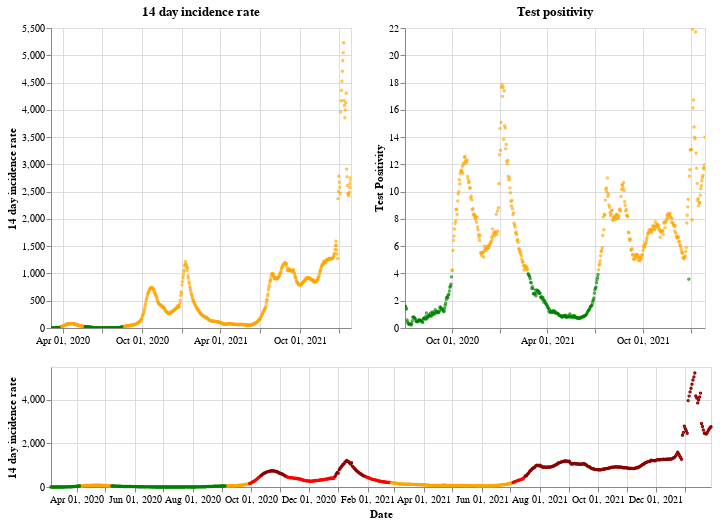

The notebook cell this image was saved under:
### Markdown cell above
## Northern Ireland

### Code cell
plot_traffic_light('Northern Ireland')

### Figure 1 — Vega-Lite specification as saved in the notebook (floating-point values rounded to 4 significant figures; data arrays with more than 128 entries replaced by an {"elided": "..."} marker saying what was removed)
{"config": {"view": {"continuousWidth": 400, "continuousHeight": 300}}, "vconcat": [{"hconcat": [{"mark": {"type": "point", "size": 2}, "encoding": {"color": {"condition": {"value": "green", "test": "(datum.twoWeeklyCasesRate <= 25)"}, "value": "orange"}, "tooltip": [{"type": "nominal", "field": "areaName"}, {"type": "temporal", "field": "date"}, {"type": "quantitative", "field": "twoWeeklyCasesRate"}, {"type": "quantitative", "field": "testPositivity"}], "x": {"type": "temporal", "axis": {"title": ""}, "field": "date", "scale": {"domain": {"selection": "DateBrush"}}, "timeUnit": "yearmonthdate"}, "y": {"type": "quantitative", "axis": {"title": "14 day incidence rate"}, "field": "twoWeeklyCasesRate"}}, "title": "14 day incidence rate", "width": 300}, {"mark": {"type": "point", "size": 2}, "encoding": {"color": {"condition": {"value": "green", "test": "(datum.testPositivity <= 4)"}, "value": "orange"}, "tooltip": [{"type": "nominal", "field": "areaName"}, {"type": "temporal", "field": "date"}, {"type": "quantitative", "field": "twoWeeklyCasesRate"}, {"type": "quantitative", "field": "testPositivity"}], "x": {"type": "temporal", "axis": {"title": ""}, "field": "date", "scale": {"domain": {"selection": "DateBrush"}}, "timeUnit": "yearmonthdate"}, "y": {"type": "quantitative", "axis": {"title": "Test Positivity"}, "field": "testPositivity"}}, "title": "Test positivity", "width": 300}]}, {"layer": [{"mark": {"type": "point", "size": 2}, "encoding": {"color": {"condition": {"value": "orange", "test": "(((datum.testPositivity < 4) && (datum.twoWeeklyCasesRate >= 50)) && (datum.twoWeeklyCasesRate < 200))"}, "value": "red"}, "opacity": {"condition": {"value": 1, "test": "((datum.twoWeeklyCasesRate >= 50) && (datum.twoWeeklyCasesRate < 500))"}, "value": 0}, "tooltip": [{"type": "nominal", "field": "areaName"}, {"type": "temporal", "field": "date"}, {"type": "quantitative", "field": "twoWeeklyCasesRate"}, {"type": "quantitative", "field": "testPositivity"}], "x": {"type": "temporal", "axis": {"title": "Date"}, "field": "date", "timeUnit": "yearmonthdate"}, "y": {"type": "quantitative", "axis": {"title": "14 day incidence rate"}, "field": "twoWeeklyCasesRate"}}, "selection": {"DateBrush": {"type": "interval", "encodings": ["x"], "fields": ["Time"]}}}, {"mark": {"type": "point", "size": 2}, "encoding": {"color": {"value": "darkred"}, "opacity": {"condition": {"value": 1, "test": "(datum.twoWeeklyCasesRate >= 500)"}, "value": 0}, "tooltip": [{"type": "nominal", "field": "areaName"}, {"type": "temporal", "field": "date"}, {"type": "quantitative", "field": "twoWeeklyCasesRate"}, {"type": "quantitative", "field": "testPositivity"}], "x": {"type": "temporal", "axis": {"title": "Date"}, "field": "date", "timeUnit": "yearmonthdate"}, "y": {"type": "quantitative", "axis": {"title": "14 day incidence rate"}, "field": "twoWeeklyCasesRate"}}}, {"mark": {"type": "point", "size": 2}, "encoding": {"color": {"condition": {"value": "green", "test": "((datum.testPositivity < 4) && (datum.twoWeeklyCasesRate < 50))"}, "value": "orange"}, "opacity": {"condition": {"value": 1, "test": "(datum.twoWeeklyCasesRate < 50)"}, "value": 0}, "tooltip": [{"type": "nominal", "field": "areaName"}, {"type": "temporal", "field": "date"}, {"type": "quantitative", "field": "twoWeeklyCasesRate"}, {"type": "quantitative", "field": "testPositivity"}], "x": {"type": "temporal", "axis": {"title": "Date"}, "field": "date", "timeUnit": "yearmonthdate"}, "y": {"type": "quantitative", "axis": {"title": "14 day incidence rate"}, "field": "twoWeeklyCasesRate"}}}], "height": 120, "width": 660}], "data": {"name": "data-33996c41f0e3dba2dfeb24ead8bf9d2d"}, "$schema": "https://vega.github.io/schema/vega-lite/v4.8.1.json", "datasets": {"data-33996c41f0e3dba2dfeb24ead8bf9d2d": {"elided": "695 records"}}}
